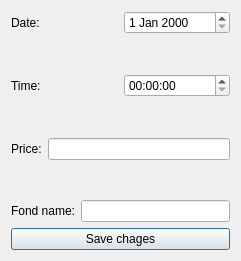
<?xml version="1.0" encoding="UTF-8"?>
<ui version="4.0">
 <class>ChageDialog</class>
 <widget class="QDialog" name="ChageDialog">
  <property name="geometry">
   <rect>
    <x>0</x>
    <y>0</y>
    <width>241</width>
    <height>261</height>
   </rect>
  </property>
  <property name="windowTitle">
   <string>Dialog</string>
  </property>
  <layout class="QVBoxLayout" name="verticalLayout_2">
   <item>
    <layout class="QVBoxLayout" name="verticalLayout">
     <item>
      <layout class="QHBoxLayout" name="horizontalLayout_4">
       <item>
        <widget class="QLabel" name="label_2">
         <property name="text">
          <string>Date:</string>
         </property>
        </widget>
       </item>
       <item>
        <widget class="QDateEdit" name="dateEdit"/>
       </item>
      </layout>
     </item>
     <item>
      <spacer name="verticalSpacer_4">
       <property name="orientation">
        <enum>Qt::Vertical</enum>
       </property>
       <property name="sizeHint" stdset="0">
        <size>
         <width>20</width>
         <height>40</height>
        </size>
       </property>
      </spacer>
     </item>
     <item>
      <layout class="QHBoxLayout" name="horizontalLayout_3">
       <item>
        <widget class="QLabel" name="label_3">
         <property name="text">
          <string>Time:</string>
         </property>
        </widget>
       </item>
       <item>
        <widget class="QTimeEdit" name="timeEdit"/>
       </item>
      </layout>
     </item>
     <item>
      <spacer name="verticalSpacer_3">
       <property name="orientation">
        <enum>Qt::Vertical</enum>
       </property>
       <property name="sizeHint" stdset="0">
        <size>
         <width>20</width>
         <height>40</height>
        </size>
       </property>
      </spacer>
     </item>
     <item>
      <layout class="QHBoxLayout" name="horizontalLayout_2">
       <item>
        <widget class="QLabel" name="label_4">
         <property name="text">
          <string>Price:</string>
         </property>
        </widget>
       </item>
       <item>
        <widget class="QLineEdit" name="lineEdit"/>
       </item>
      </layout>
     </item>
     <item>
      <spacer name="verticalSpacer_2">
       <property name="orientation">
        <enum>Qt::Vertical</enum>
       </property>
       <property name="sizeHint" stdset="0">
        <size>
         <width>20</width>
         <height>40</height>
        </size>
       </property>
      </spacer>
     </item>
     <item>
      <layout class="QHBoxLayout" name="horizontalLayout">
       <item>
        <widget class="QLabel" name="label_5">
         <property name="text">
          <string>Fond name:</string>
         </property>
        </widget>
       </item>
       <item>
        <widget class="QLineEdit" name="lineEdit_2"/>
       </item>
      </layout>
     </item>
     <item>
      <spacer name="verticalSpacer">
       <property name="orientation">
        <enum>Qt::Vertical</enum>
       </property>
       <property name="sizeHint" stdset="0">
        <size>
         <width>20</width>
         <height>5</height>
        </size>
       </property>
      </spacer>
     </item>
     <item>
      <widget class="QPushButton" name="pushButton">
       <property name="text">
        <string>Save chages</string>
       </property>
      </widget>
     </item>
    </layout>
   </item>
  </layout>
 </widget>
 <resources/>
 <connections/>
</ui>
